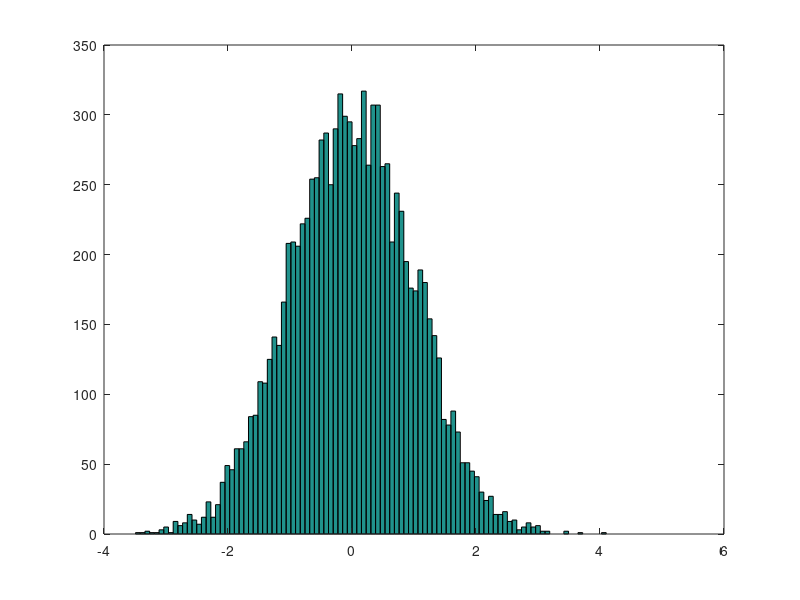

MATLAB code for this plot:
disp("--- You are running 'f02_matrices' file now ---")

% Defining matrices
disp("\nDefining matrices")
A = [1 2; 3 4; 5 6]    % 3x2 matrix

B = [1 2;
3 4;
5 6]                   % same

C = [1; 2; 3]          % vector

D = 1:0.1:2            % vector containing [1..2] range with step of 0.1

E = 1:6                % vector containing [1..6] range with step of 1

size(A)                % 3x2. The result itself is a 1 x 2 matrix
size(A, 1)             % 3
size(A, 2)             % 2
a1 = A(1:6)            % 1 3 5 2 4 6
size(a1)               % 1x6
a2 = A(:)
size(a2)               % 6x1
a3 = A(:,2)            % 2 4 6 - select all rows, 2nd column
size(a3)               % 3x1
a4 = A(1:2,1)          % 1 3 - select rows [1..2], 1st column
size(a4)               % 2x1
a5 = A([1 3],:)        % 1 5 2 6 - select only rows 1 and 3, all columns
size(a5)               % 2x2

length(A)              % 3 - length returns the largest dimension value

% Matrix generation functions
disp("\nMatrix generation functions")
F = ones(3,2)          % 3x2 matrix of ones
G = zeros(3,2)         % 3x2 matrix of zeros. Note that it's 'zeros', not 'zeroes' like in NumPy
H = eye(3,3)           % 3x3 identity matrix

I = rand(3,2)          % 3x2 matrix of random-distributed values in [0..1] range
                       % (uniform distribution)

J = randn(3,2)         % 3x2 matrix of random-distributed values in [-..1] range
                       % (normal / gaussian distribution with mean value = 0 and variance = 1)

K = randn(3,2)         % 3x2 matrix of random-distributed values in [-..1] range
                       % (normal / gaussian distribution with mean value = 0 and variance = 1)

hist(randn(1,10000), 100)    % print histogam with 10 bins
